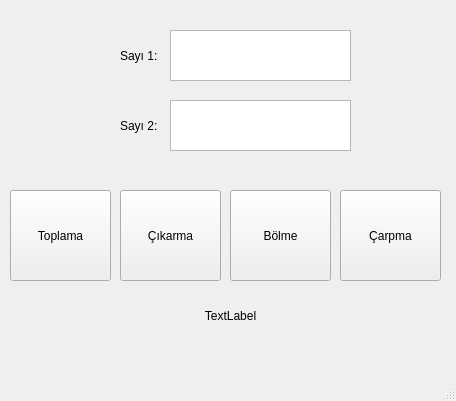
<?xml version="1.0" encoding="UTF-8"?>
<ui version="4.0">
 <class>MainWindow</class>
 <widget class="QMainWindow" name="MainWindow">
  <property name="geometry">
   <rect>
    <x>0</x>
    <y>0</y>
    <width>456</width>
    <height>401</height>
   </rect>
  </property>
  <property name="windowTitle">
   <string>MainWindow</string>
  </property>
  <widget class="QWidget" name="centralwidget">
   <widget class="QLabel" name="label">
    <property name="geometry">
     <rect>
      <x>120</x>
      <y>20</y>
      <width>61</width>
      <height>71</height>
     </rect>
    </property>
    <property name="text">
     <string>Sayı 1:</string>
    </property>
   </widget>
   <widget class="QLabel" name="label_2">
    <property name="geometry">
     <rect>
      <x>120</x>
      <y>90</y>
      <width>61</width>
      <height>71</height>
     </rect>
    </property>
    <property name="text">
     <string>Sayı 2:</string>
    </property>
   </widget>
   <widget class="QTextEdit" name="txtsayi1">
    <property name="geometry">
     <rect>
      <x>170</x>
      <y>30</y>
      <width>181</width>
      <height>51</height>
     </rect>
    </property>
   </widget>
   <widget class="QTextEdit" name="txtsayi2">
    <property name="geometry">
     <rect>
      <x>170</x>
      <y>100</y>
      <width>181</width>
      <height>51</height>
     </rect>
    </property>
   </widget>
   <widget class="QPushButton" name="btn_toplama">
    <property name="geometry">
     <rect>
      <x>10</x>
      <y>190</y>
      <width>101</width>
      <height>91</height>
     </rect>
    </property>
    <property name="text">
     <string>Toplama</string>
    </property>
   </widget>
   <widget class="QPushButton" name="btn_cikarma">
    <property name="geometry">
     <rect>
      <x>120</x>
      <y>190</y>
      <width>101</width>
      <height>91</height>
     </rect>
    </property>
    <property name="text">
     <string>Çıkarma</string>
    </property>
   </widget>
   <widget class="QPushButton" name="btn_bolme">
    <property name="geometry">
     <rect>
      <x>230</x>
      <y>190</y>
      <width>101</width>
      <height>91</height>
     </rect>
    </property>
    <property name="text">
     <string>Bölme</string>
    </property>
   </widget>
   <widget class="QPushButton" name="btn_carpma">
    <property name="geometry">
     <rect>
      <x>340</x>
      <y>190</y>
      <width>101</width>
      <height>91</height>
     </rect>
    </property>
    <property name="text">
     <string>Çarpma</string>
    </property>
   </widget>
   <widget class="QLabel" name="label_3">
    <property name="geometry">
     <rect>
      <x>90</x>
      <y>290</y>
      <width>281</width>
      <height>51</height>
     </rect>
    </property>
    <property name="text">
     <string>TextLabel</string>
    </property>
    <property name="alignment">
     <set>Qt::AlignCenter</set>
    </property>
   </widget>
  </widget>
  <widget class="QMenuBar" name="menubar">
   <property name="geometry">
    <rect>
     <x>0</x>
     <y>0</y>
     <width>456</width>
     <height>26</height>
    </rect>
   </property>
  </widget>
  <widget class="QStatusBar" name="statusbar"/>
 </widget>
 <resources/>
 <connections/>
</ui>
